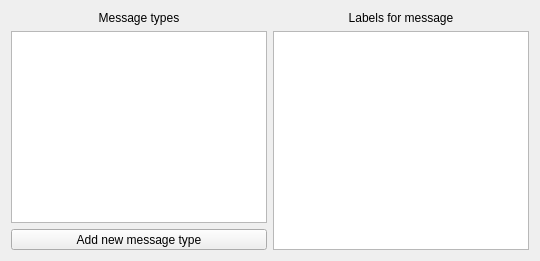
         <widget class="QWidget" name="layoutWidget">
          <layout class="QVBoxLayout" name="verticalLayout_4">
           <property name="leftMargin">
            <number>11</number>
           </property>
           <property name="topMargin">
            <number>11</number>
           </property>
           <property name="rightMargin">
            <number>11</number>
           </property>
           <property name="bottomMargin">
            <number>11</number>
           </property>
           <item>
            <layout class="QGridLayout" name="gridLayout">
             <item row="0" column="0">
              <widget class="QLabel" name="label">
               <property name="sizePolicy">
                <sizepolicy hsizetype="Preferred" vsizetype="Fixed">
                 <horstretch>0</horstretch>
                 <verstretch>0</verstretch>
                </sizepolicy>
               </property>
               <property name="text">
                <string>Message types</string>
               </property>
               <property name="alignment">
                <set>Qt::AlignCenter</set>
               </property>
              </widget>
             </item>
             <item row="0" column="1">
              <widget class="QLabel" name="lblLabelValues">
               <property name="sizePolicy">
                <sizepolicy hsizetype="Preferred" vsizetype="Fixed">
                 <horstretch>0</horstretch>
                 <verstretch>0</verstretch>
                </sizepolicy>
               </property>
               <property name="text">
                <string>Labels for message</string>
               </property>
               <property name="alignment">
                <set>Qt::AlignCenter</set>
               </property>
              </widget>
             </item>
             <item row="3" column="0">
              <widget class="QToolButton" name="btnAddMessagetype">
               <property name="sizePolicy">
                <sizepolicy hsizetype="Preferred" vsizetype="Fixed">
                 <horstretch>0</horstretch>
                 <verstretch>0</verstretch>
                </sizepolicy>
               </property>
               <property name="toolTip">
                <string>Add a new message type</string>
               </property>
               <property name="text">
                <string>Add new message type</string>
               </property>
               <property name="icon">
                <iconset theme="list-add">
                 <normaloff>.</normaloff>.</iconset>
               </property>
               <property name="toolButtonStyle">
                <enum>Qt::ToolButtonTextBesideIcon</enum>
               </property>
              </widget>
             </item>
             <item row="1" column="1" rowspan="3">
              <widget class="LabelValueTableView" name="tblLabelValues">
               <property name="sizePolicy">
                <sizepolicy hsizetype="Expanding" vsizetype="Preferred">
                 <horstretch>0</horstretch>
                 <verstretch>0</verstretch>
                </sizepolicy>
               </property>
               <property name="frameShape">
                <enum>QFrame::StyledPanel</enum>
               </property>
               <property name="alternatingRowColors">
                <bool>true</bool>
               </property>
               <property name="showGrid">
                <bool>false</bool>
               </property>
               <attribute name="horizontalHeaderVisible">
                <bool>true</bool>
               </attribute>
               <attribute name="horizontalHeaderCascadingSectionResizes">
                <bool>false</bool>
               </attribute>
               <attribute name="horizontalHeaderDefaultSectionSize">
                <number>150</number>
               </attribute>
               <attribute name="horizontalHeaderStretchLastSection">
                <bool>true</bool>
               </attribute>
               <attribute name="verticalHeaderVisible">
                <bool>false</bool>
               </attribute>
              </widget>
             </item>
             <item row="1" column="0" rowspan="2">
              <widget class="MessageTypeTableView" name="tblViewMessageTypes">
               <property name="sizePolicy">
                <sizepolicy hsizetype="Preferred" vsizetype="Preferred">
                 <horstretch>0</horstretch>
                 <verstretch>0</verstretch>
                </sizepolicy>
               </property>
               <property name="acceptDrops">
                <bool>false</bool>
               </property>
               <property name="toolTip">
                <string/>
               </property>
               <property name="frameShape">
                <enum>QFrame::StyledPanel</enum>
               </property>
               <property name="alternatingRowColors">
                <bool>true</bool>
               </property>
               <property name="showGrid">
                <bool>false</bool>
               </property>
               <attribute name="verticalHeaderVisible">
                <bool>false</bool>
               </attribute>
              </widget>
             </item>
            </layout>
           </item>
          </layout>
         </widget>
